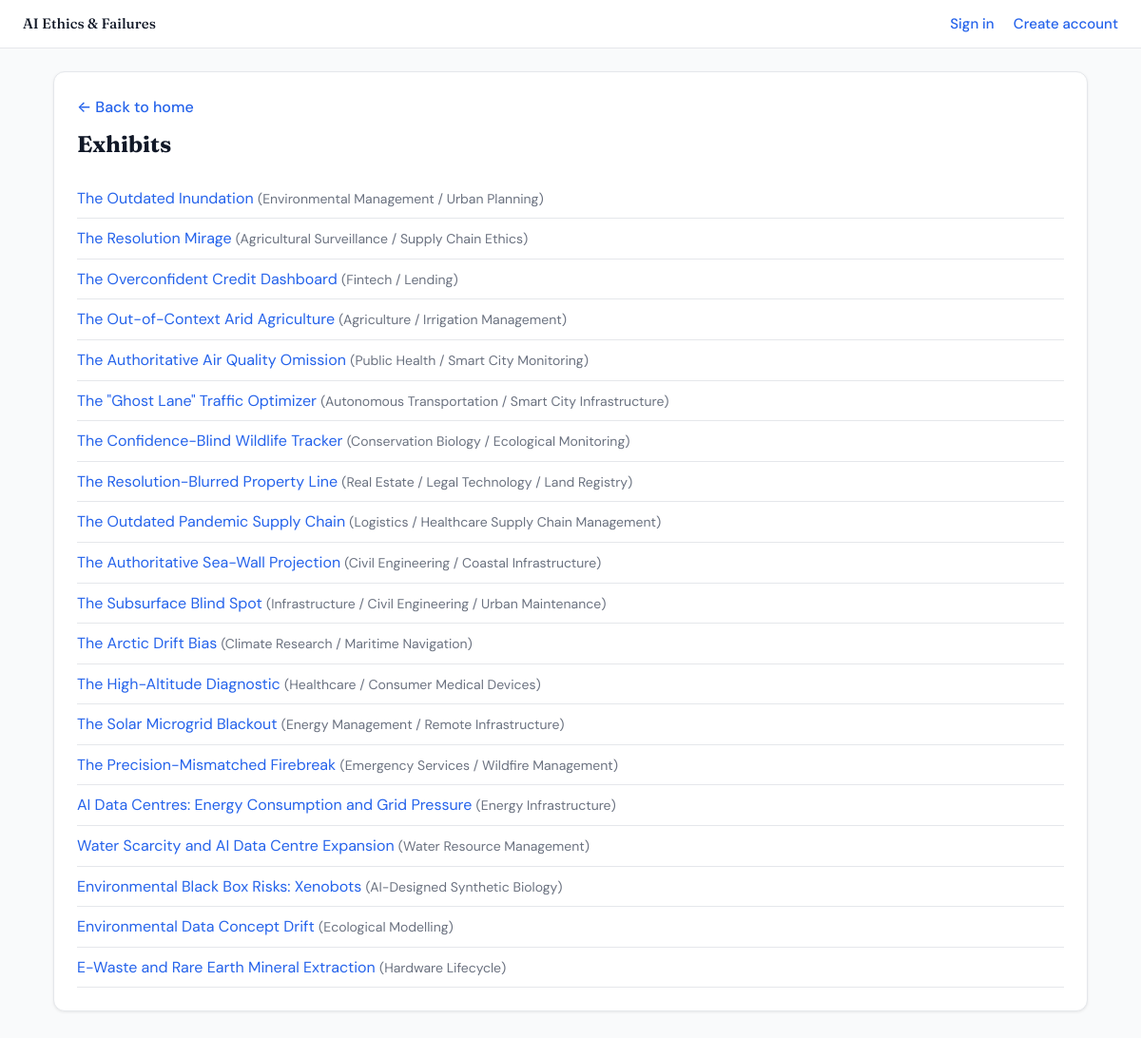
Screenshot of /exhibits/ with the database file from the repository.
### exhibits/models.py (models this page shows, shortened)
class Exhibit(models.Model):
    title = models.CharField(max_length=200, unique=True)
    domain = models.CharField(max_length=100)
    deployment_context = models.TextField()
    intended_use = models.TextField()
    system_type = models.CharField(max_length=100)
    inputs_and_assumptions = models.TextField()
    outputs_presented = models.TextField()
    failure_description = models.TextField()
    detection_method = models.TextField()
    affected_parties = models.TextField()
    contributing_factors = models.TextField()
    lessons_learned = models.TextField()
    image = models.ImageField(upload_to='exhibits/images/', blank=True, null=True, help_text="Image representing this exhibit")
    image_reference = models.CharField(max_length=200, blank=True, null=True, help_text="Reference/attribution for the image")
    supporting_artefacts = models.JSONField(default=list, blank=True, help_text="List of supporting artefact links")
    data_issues = models.TextField(blank=True, help_text="Data-related issues that contributed to the failure")
    technical_choices = models.TextField(blank=True, help_text="Technical choices that contributed to the failure")
    organizational_factors = models.TextField(blank=True, help_text="Organizational and governance factors")
    timeline = models.TextField(blank=True, help_text="Timeline of failure and aftermath")
    created_at = models.DateTimeField(auto_now_add=True)

### exhibits/views.py (the view)
# urls.py: path("", views.exhibit_list, name="list"),
def exhibit_list(request):
    exhibits = Exhibit.objects.all()
    return render(request, "exhibits/exhibit_list.html", {
        "exhibits": exhibits
    })

### exhibits/context_processors.py (called while the page is built)
def user_profile(request):
    if request.user.is_authenticated:
        from .models import UserProfile
        profile, _ = UserProfile.objects.get_or_create(user=request.user, defaults={"access_level": "user"})
        return {"user_profile": profile}
    return {"user_profile": None}

### exhibits/templates/exhibits/exhibit_list.html (shortened to what this page needs)
{% extends "exhibits/base.html" %}
{% load static %}
{% block content %}
<div class="wrap">
    <div class="panel">
        <a href="{% url 'home' %}" class="back-link">← Back to home</a>
        <h1 class="page-title">Exhibits</h1>
        <ul style="list-style: none; padding: 0; margin: 0;">
            {% for exhibit in exhibits %}
            <li style="padding: 0.5rem 0; border-bottom: 1px solid var(--site-border);">
                <a href="{% url 'exhibits:detail' exhibit.id %}">{{ exhibit.title }}</a>
                <span style="color: var(--site-text-muted); font-size: 0.875rem;"> ({{ exhibit.domain }})</span>
            </li>
            {% empty %}
            <li style="color: var(--site-text-muted);">No exhibits yet.</li>
            {% endfor %}
        </ul>
    </div>
</div>
{% endblock %}

### exhibits/static/exhibits/css/site.css (style rules this page uses)
:root { --site-bg: #f9fafb; --site-surface: #fff; --site-surface-2: #f3f4f6; --site-border: #e5e7eb; --site-text: #111827; --site-text-muted: #6b7280; --site-accent: #2563eb; --site-accent-light: #dbeafe; --site-radius: 8px; --site-radius-lg: 12px; --site-shadow: 0 1px 3px rgba(0,0,0,0.08); --site-shadow-md: 0 4px 12px rgba(0,0,0,0.08); }
* { box-sizing: border-box; }
body { font-family: 'DM Sans', system-ui, -apple-system, Segoe UI, Roboto, sans-serif; margin: 0; min-height: 100vh; background: var(--site-bg); color: var(--site-text); font-size: 16px; line-height: 1.6; }
a { color: var(--site-accent); text-decoration: none; }
.wrap { max-width: 72rem; margin: 0 auto; padding: 1.5rem 1.25rem 3rem; }
@media (min-width: 768px) { .wrap { padding-left: 2rem; padding-right: 2rem; } }
.page-title { font-family: 'Fraunces', Georgia, serif; font-size: 1.5rem; font-weight: 700; margin: 0 0 1rem 0; color: var(--site-text); }
.panel { background: var(--site-surface); border: 1px solid var(--site-border); border-radius: var(--site-radius-lg); padding: 1.5rem; margin-bottom: 1.5rem; box-shadow: var(--site-shadow); }
.back-link { display: inline-block; margin-bottom: 0.5rem; font-weight: 500; }

### rows the page displays
Exhibit: title "The Outdated Inundation", domain "Environmental Management / Urban Planning"
Exhibit: title "The Resolution Mirage", domain "Agricultural Surveillance / Supply Chain Ethics"
Exhibit: title "The Overconfident Credit Dashboard", domain "Fintech / Lending"
Exhibit: title "The Out-of-Context Arid Agriculture", domain "Agriculture / Irrigation Management"
Exhibit: title "The Authoritative Air Quality Omission", domain "Public Health / Smart City Monitoring"
Exhibit: title "The \"Ghost Lane\" Traffic Optimizer", domain "Autonomous Transportation / Smart City Infrastructure"
Exhibit: title "The Confidence-Blind Wildlife Tracker", domain "Conservation Biology / Ecological Monitoring"
Exhibit: title "The Resolution-Blurred Property Line", domain "Real Estate / Legal Technology / Land Registry"
Exhibit: title "The Outdated Pandemic Supply Chain", domain "Logistics / Healthcare Supply Chain Management"
Exhibit: title "The Authoritative Sea-Wall Projection", domain "Civil Engineering / Coastal Infrastructure"
Exhibit: title "The Subsurface Blind Spot", domain "Infrastructure / Civil Engineering / Urban Maintenance"
Exhibit: title "The Arctic Drift Bias", domain "Climate Research / Maritime Navigation"
Exhibit: title "The High-Altitude Diagnostic", domain "Healthcare / Consumer Medical Devices"
Exhibit: title "The Solar Microgrid Blackout", domain "Energy Management / Remote Infrastructure"
Exhibit: title "The Precision-Mismatched Firebreak", domain "Emergency Services / Wildfire Management"
Exhibit: title "AI Data Centres: Energy Consumption and Grid Pressure", domain "Energy Infrastructure"
Exhibit: title "Water Scarcity and AI Data Centre Expansion", domain "Water Resource Management"
Exhibit: title "Environmental Black Box Risks: Xenobots", domain "AI-Designed Synthetic Biology"
Exhibit: title "Environmental Data Concept Drift", domain "Ecological Modelling"
Exhibit: title "E-Waste and Rare Earth Mineral Extraction", domain "Hardware Lifecycle"
